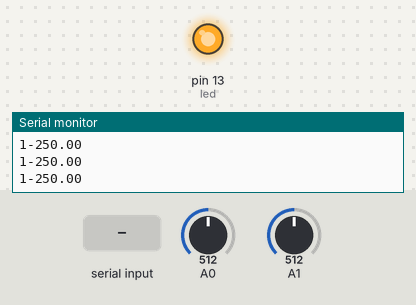
A sketch run on a simulated Arduino Uno, built with avr-gcc and run on an emulated ATmega328P. On the bench: output pins drawn as LEDs (lit = HIGH), the last lines printed to the serial monitor. The inputs (shaded band) are chosen by the test bench; at power-on: A0 = 512, A1 = 512.

Above: at 1.2 s.
1.3 s: A0 set to 21
2.8 s: A0 set to 18
At 4.0 s:
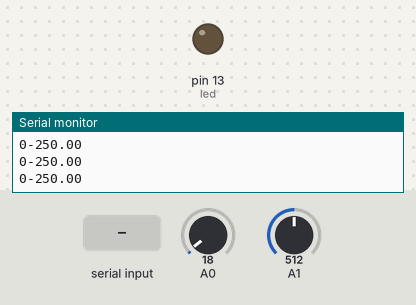
4.3 s: "1" received over the second serial link
5.8 s: A0 set to 122
At 6.2 s:
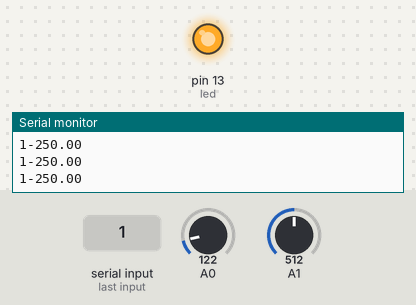
7.3 s: A0 set to 10
At 8.7 s:
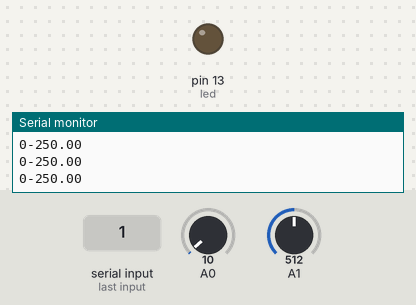
Timing chart, 0 to 9.8 s (numbered marks = the images above; inputs shaded):
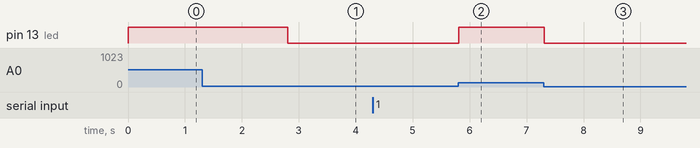

Measured:
- the behaviour switches between 20 and 19 on A0 (found by bisection; images 0 and 1)
- after the input at 2.8 s, pin 13 (led): HIGH → LOW at once
- after the input at 5.8 s, pin 13 (led): LOW → HIGH at once
- after the input at 7.3 s, pin 13 (led): HIGH → LOW at once

The sketch:

arduino.ino
```cpp
#include <SoftwareSerial.h>
int led = 13;
int otroLed = 12;
char roll;
float tmp;
SoftwareSerial bt(10, 11);
void setup() {
  // initialize serial communication at 9600 bits per second:
  Serial.begin(9600);
  bt.begin(9600);
  pinMode(led, OUTPUT);
}

// the loop routine runs over and over again forever:
void loop() {
  // read the input on analog pin 0:
  int sensorValue = analogRead(A0);
  tmp = analogRead(A1);

  tmp = (5.0 * tmp * 100.0)/1024.0;
  // print out the value you read:
  if(sensorValue >= 20){
    Serial.print("1");
    bt.print("1");
    digitalWrite(led, HIGH);
    }else{
      Serial.print("0");
      bt.print("0");
    digitalWrite(led, LOW);
        }


Serial.print("-");
bt.print("-");
Serial.print(tmp);
bt.println(tmp);

if (bt.available() > 0) {
 roll=bt.read();
 if(roll == '1'){
   digitalWrite(otroLed, LOW);
 }else if(roll == '0'){

   digitalWrite(otroLed, HIGH);
 }
 Serial.print(" ");
 Serial.print(roll);
}
Serial.println();

}
```
